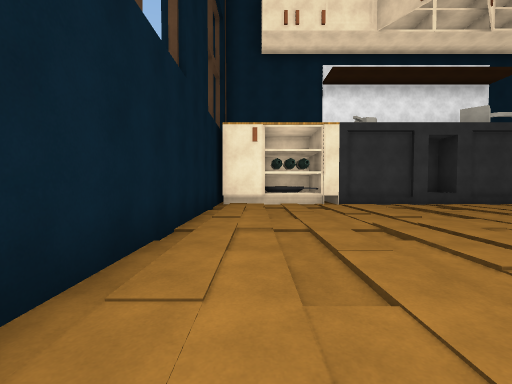
View 1 (above)

17 first-person views from a walk through a Unity game level. The camera is 1.4 m above the floor, tilts 2° down and sees 90° across. The floor is counted in squares, 2 m on a side. Each view is taken from the middle of a square. On the plan, view 1 faces up. The plan holds only what a view shows up to about 9 squares ahead; the rest is blank. The place goes on beyond the plan. The player is left out. Surface patterns are stand-ins for the level's own textures.

View 2
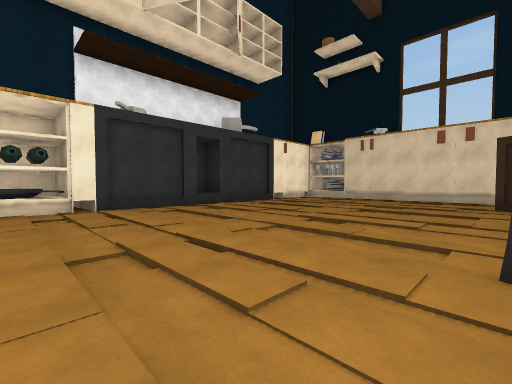

View 3
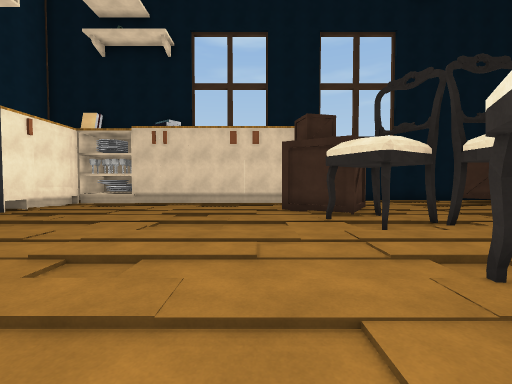

View 4
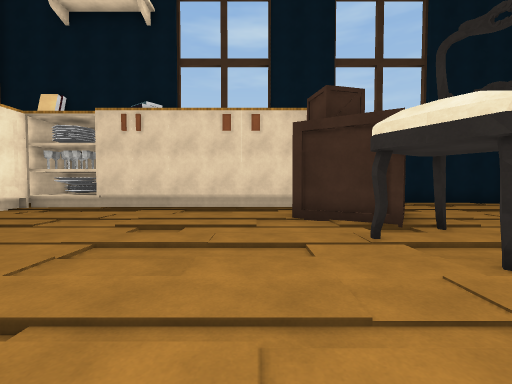

View 5
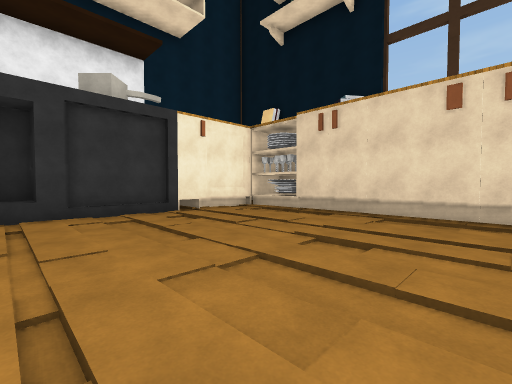

View 6
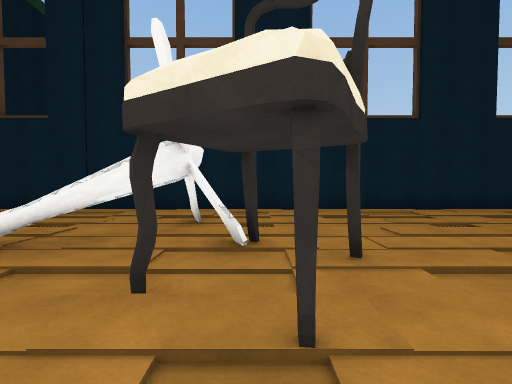

View 7
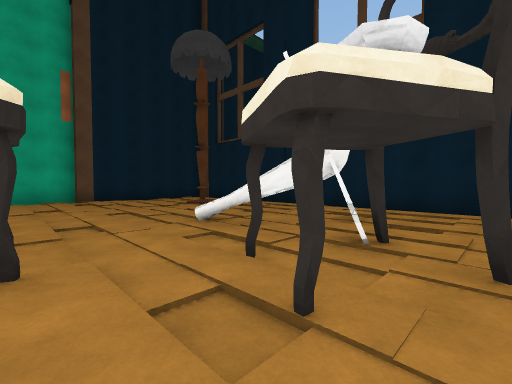

View 8
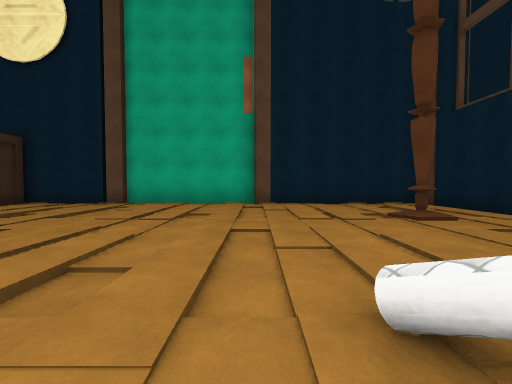

View 9
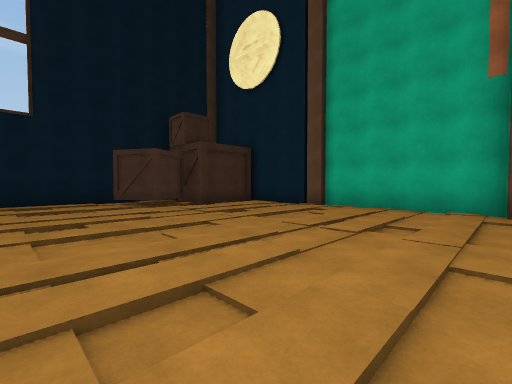

View 10
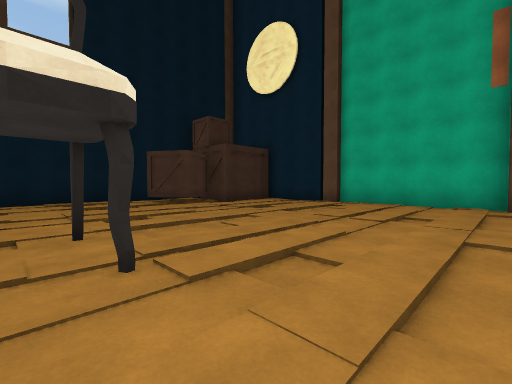

View 11
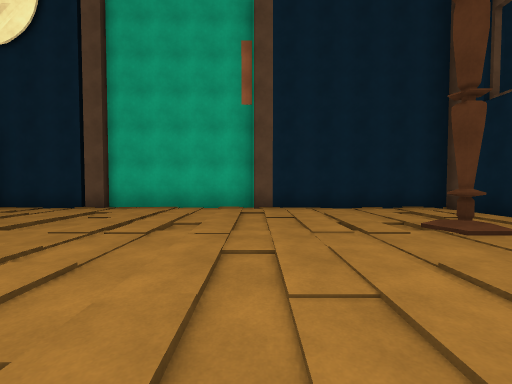

View 12
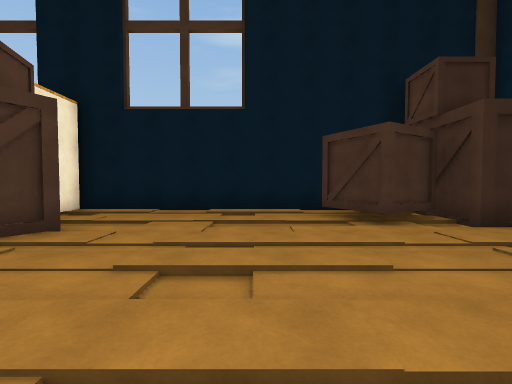

View 13
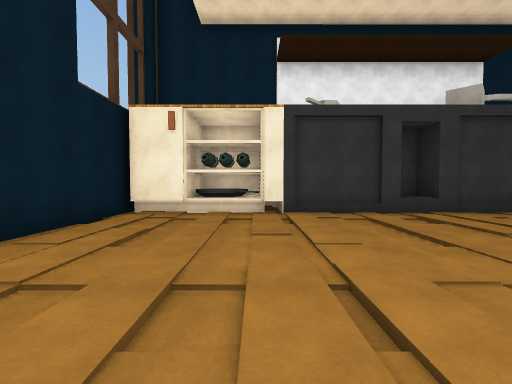

View 14
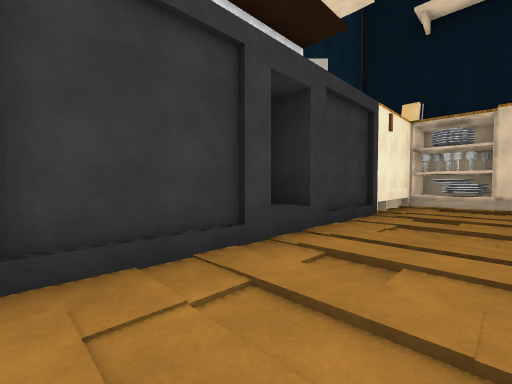

View 15
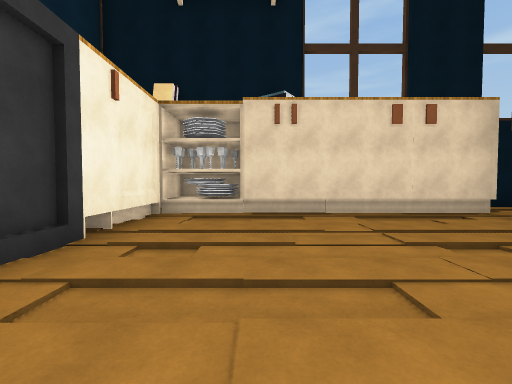

View 16
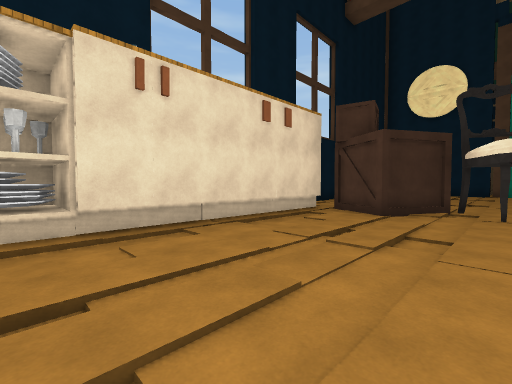

View 17
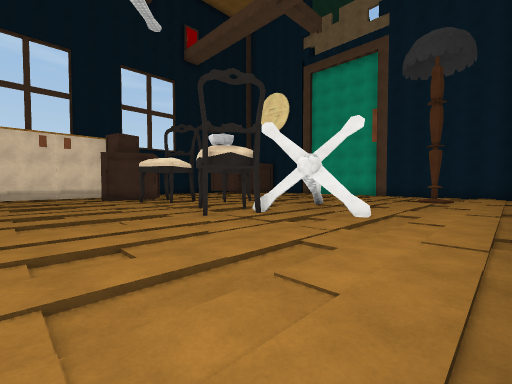

### Floor plan
Key: @ floor where view 1 was taken; # wall or solid block; . floor; = window, fence, low wall or low ledge; C cabinet; R crate; H chair; O other object.
Columns run from 2 left of view 1 to 14 right of it. Each row starts with its distance up from view 1.
 10   CCC       CCCC
  9  CCCC#######CCCC
  8 #.............CC#
  7 #.............CC#
  6 #.............CC#
  5 #.............CC
  4 #.............CC
  3 #.............CC
  2 #.............CC
  1 #.....O.....O.CC
  0 #.@..O ..#.OOR..#
 -1 #...##O.#.OOO...#
 -2 #....#..........#
 -3 #....=..#H......#
 -4 #...............#
 -5 #...............#
 -6 #............RR.#
 -7 #..#..........RR
 -8 #............RRR
 -9 #.............RR
-10 #######...####
-11       #####

Positions as (right, up) in squares from view 1, and headings:
1: (0, 0), facing up
2: (1, 1), facing up-right
3: (3, 2), facing right
4: (5, 2), facing right
5: (6, 2), facing up-right
6: (6, 0), facing left
7: (6, 1), facing down-left
8: (4, -2), facing down
9: (4, -3), facing down-right
10: (4, -2), facing down-right
11: (4, -3), facing down
12: (7, -4), facing right
13: (2, 2), facing up
14: (3, 6), facing up-right
15: (6, 6), facing right
16: (8, 7), facing down-right
17: (-1, 4), facing down-right
